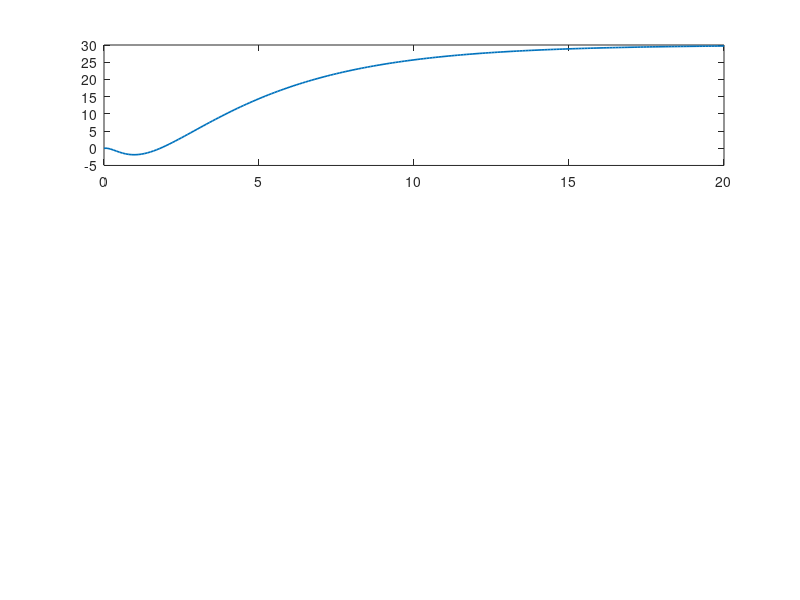

The MATLAB source for this figure: (Note: this script raises an error after producing the figure.)
%% Dive-plane model for REMUS-class AUV  (Hewing et al., TCST 2020 §IV)
%   x = [theta; w; q]
%   u = delta_s   (stern-plane deflection, rad)

clear;  clc;

%% 1.  Hydrodynamic parameters (continuous-time)
a22 =  0.95;   a23 =  0.46;
a32 = -0.85;   a33 = -2.20;
b2  =  0.40;   b3  =  3.50;

%% 2.  Non-linear residuals (ground truth for simulation)
g1 = @(w,q) -0.8*w.*abs(w)  - 0.15*q.*abs(q) - 0.10*w.*q;  % [m/s²]
g2 = @(w,q) -1.5*w.*abs(w)  - 0.40*q.*abs(q) - 0.20*w.*q;  % [rad/s²]

%% 3.  Continuous-time linear model (small-signal)
Ac = [ 0     0     1  ;
       0  a22  a23  ;
       0  a32  a33 ];
Bc = [ 0 ; b2 ; b3 ];

%% 4.  Discretise with ZOH
Ts = 0.1;                              % [s]
sysC   = ss(Ac,Bc,[],[]);
sysD   = c2d(sysC,Ts,'zoh');
Ad = sysD.A;  Bd = sysD.B;

disp('Discrete A and B:');  disp(Ad);  disp(Bd);

%% 5.  LQR-based ancillary stabiliser  u = -Kx
Q = diag([ 1  0  10]);     % pitch, w, q
R = 20;
[K,~,eigCL] = dlqr(Ad,Bd,Q,R);
fprintf('Closed-loop poles  =  [%s]\n', sprintf('%.3f ',eigCL))

%% 6.  Simulation of the NON-linear truth + LQR
Tf     = 20;                     % 20 s
Nsteps = Tf/Ts;
x      = zeros(3,Nsteps+1);      % pre-allocate state trajectory
u      = zeros(1,Nsteps);
ref    = [deg2rad(30);0;0];      % command 30 deg pitch (step)

for k = 1:Nsteps
    % LQR around zero trim (no integral action here)
    u(k) = -K*(x(:,k) - ref);
    
    % Saturate stern-plane to ±20 deg
    u(k) = max(min(u(k), deg2rad(20)), -deg2rad(20));
    
    % -----  truth dynamics (forward Euler for brevity) ----------
    theta = x(1,k);     w = x(2,k);    q = x(3,k);
    
    dtheta = q;
    dw     = a22*w + a23*q + b2*u(k) + g1(w,q);
    dq     = a32*w + a33*q + b3*u(k) + g2(w,q);
    
    x(:,k+1) = x(:,k) + Ts*[dtheta; dw; dq];
end

t = 0:Ts:Tf;

%% 7.  Plots
figure;
subplot(3,1,1);
plot(t, rad2deg(x(1,:)),'LineWidth',1.2); hold on;
yline(30,'--','Ref 30°');  ylim([0 35]);
ylabel('\theta [deg]'); grid on;

subplot(3,1,2);
plot(t, x(2,:),'LineWidth',1.2);  ylabel('w [m/s]'); grid on;

subplot(3,1,3);
stairs(t(1:end-1), rad2deg(u),'LineWidth',1.2);
ylabel('\delta_s [deg]'); xlabel('time [s]'); grid on;
